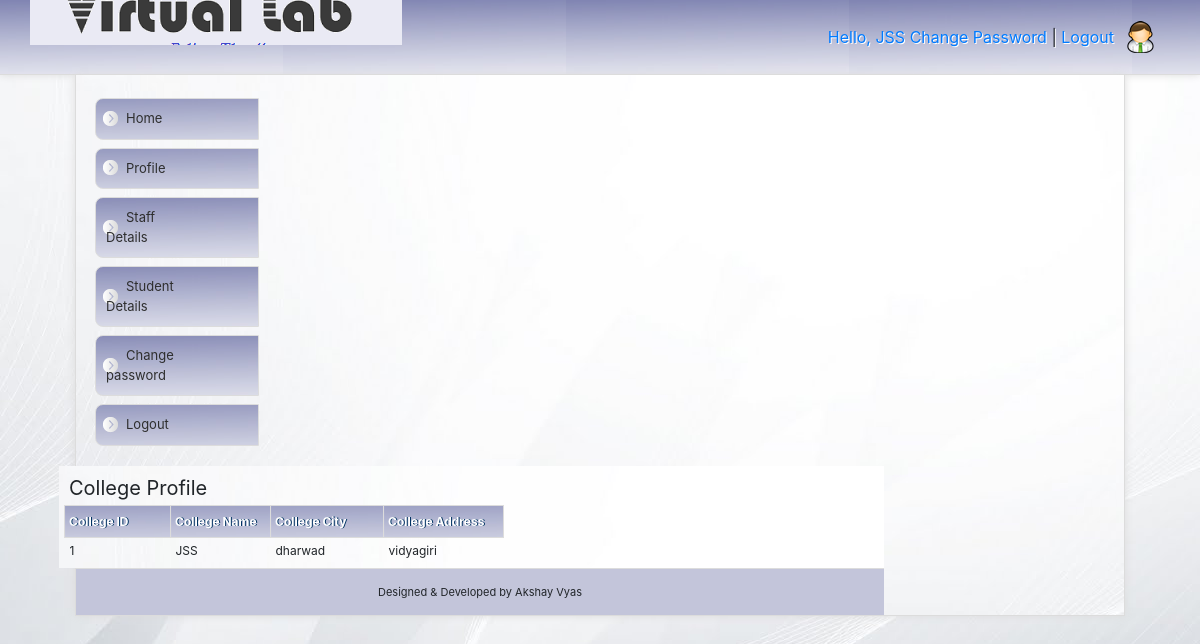
The app's page /login/college/clg_view.php (signed in) with its own data.
### tables this page shows
CREATE TABLE IF NOT EXISTS `clg` (
  `clg_id` int(20) NOT NULL AUTO_INCREMENT,
  `clg_name` varchar(100) NOT NULL,
  `clg_city` varchar(50) NOT NULL,
  `clg_address` varchar(200) NOT NULL,
  PRIMARY KEY (`clg_id`)
);

### login/college/clg_view.php (the view, shortened to what this page needs)
<?php include('metatags.php');  ?>
<?php include('header.php');  ?>
<?php include('menu.php');  ?>
		<div id="rightContent">
	<h3>College Profile </h3>
<table width="690" border="3">
  <tr>
    <th width="106" class="data" >College ID</th>
    <th width="100" class="data">College Name</th>
    <th width="113" class="data">College City</th>
    <th width="120" class="data">College Address</th>
  </tr>
  <?php
  $un=$_SESSION['uname'];
  $cousql="select * from clg where clg_name='$un'";
  $coures=mysql_query($cousql);
  while($courow=mysql_fetch_array($coures))
  {
  ?>
  <tr>
    <td><?php echo $courow['clg_id'];?></td>
    <td><?php echo $courow['clg_name'];?></td>
    <td><?php echo $courow['clg_city'];?></td>
    <td><?php echo $courow['clg_address'];?></td>
  </tr>
  <?php
  }
  ?>
</table>
</div>
<?php include('footer.php');  ?>

### login/college/header.php (shortened to what this page needs)
<body>
<div id="header">
	<div class="inHeader">
		<div class="mosAdmin">
		<a href=""><a href="#">Hello, <?php echo $name;  ?></a> <a href="change pwd.php">Change Password</a> | <a href="../logout.php">Logout</a>
		</div>
	</div>
</div>

### login/college/mos-css/mos-style.css (style rules this page uses)
body { background: url(img/bg_kiri.jpg); margin: 0; padding: 0; font-family: Cursive; font-size: 15px; color: #2e2e2e; text-align: center; }
a { color: #527e19; text-decoration: none; }
table { border:none;font-size: 12px; width:auto; }
td { border:none; padding: 5px; }
th.data { padding: 8px 4px 8px 4px;border: 1px solid #dcdcdc; background: url(img/green.jpg)repeat left center;text-shadow: 1px 0px #003362;color: #fff }
#header { width: 100%; border-bottom: 1px solid #dcdcdc; background: url(img/green.jpg) repeat left; height: 75px; z-index: 1000; -moz-box-shadow: 0px 0px 8px #dcdcdc; -webkit-box-shadow: 0px 0px 8px #dcdcdc; }
.inHeader { float: center; background: url(img/logo.png) no-repeat left center; margin: auto; width: 95%; height: 45px; padding: 15px; border-right: 0px solid #dcdcdc; border-left: 0px solid #dcdcdc; }
.mosAdmin { float: right; border: 0px solid #dcdcdc; margin: 0 1px 0 auto; text-align: right; padding: 10px 40px 10px 10px; background: url(img/Administrator.png) no-repeat right center; text-shadow: 1px 1px #fff; }
#rightContent { width: 825px; padding: 5px; float: right; border-left: 0px solid #dcdcdc; text-align: left; background: inherit; }
#rightContent h3 { font-size: 20px; font-weight: normal; padding: 0; margin: 5px; }

### records on screen
clg: clg_name "JSS", clg_id "1", clg_city "dharwad", clg_address "vidyagiri"
